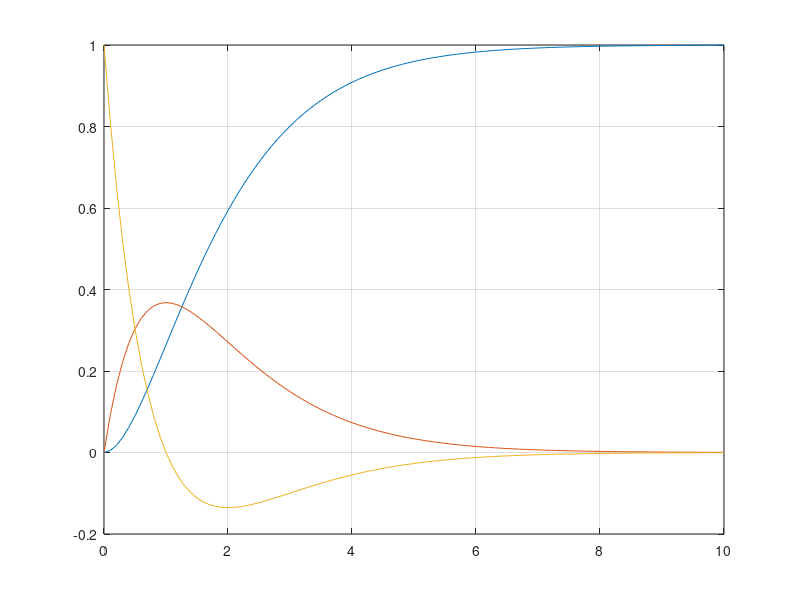

MATLAB code for this plot:
clear all
clc

m = 1; %kg
n = 2; %Ns/m
k = 1; %Nm

pay = [1];
payda = [m n k];

pay_hiz = [1 0]; %s verir. sadece 1 olsaydı 1 verirdi
payda_hiz = [m n k];

pay_ivme = [1 0 0];
payda_ivme = [m n k];

sys = tf(pay,payda);
sys_hiz = tf(pay_hiz,payda_hiz);
sys_ivme = tf(pay_ivme, payda_ivme);

t = 0:0.1:10; %intro, step amount, last amount
[y1, t] = step(sys, t);
[y2, t] = step(sys_hiz, t);
[y3, t] = step(sys_ivme, t);

plot(t,y1,t,y2,t,y3)

%plot -> ayrı fonksiyonları aynı grafikte görüyoruz.
grid

